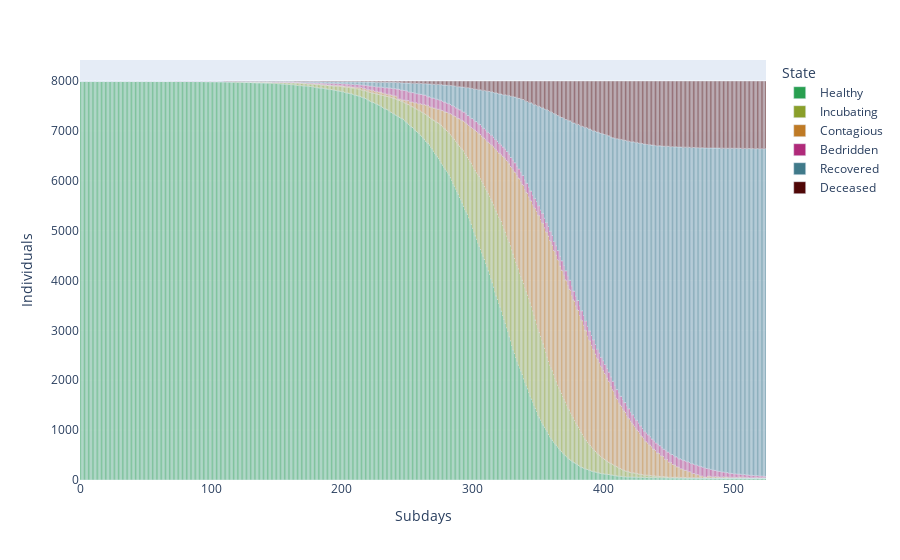

This figure's notebook cell:
### Markdown cell above
## Visualizations

### Code cell
# This code renders the most recent simulation as an interactive chart.
fig_coloration = {
    "Healthy":"#289F50","Incubating":"#8A9F2A","Contagious":"#BF7A25",
    "Bedridden":"#B02A7A","Recovered":"#407A8A","Deceased":"#500707"
}
figure = px.bar(MostRecentSimulation, labels={
    "index":"Subdays", "value":"Individuals", "variable":"State"
}, color_discrete_map=fig_coloration)
figure.show()

### Figure 1 — Plotly figure (JSON) as saved in the notebook; plotly's stock layout.template omitted (floating-point values rounded to 4 significant figures; data arrays with more than 128 entries replaced by an {"elided": "..."} marker saying what was removed)
{"data": [{"hovertemplate": "State=Healthy<br>Subdays=%{x}<br>Individuals=%{y}<extra></extra>", "legendgroup": "Healthy", "marker": {"color": "#289F50", "pattern": {"shape": ""}}, "name": "Healthy", "orientation": "v", "showlegend": true, "textposition": "auto", "type": "bar", "x": {"elided": "525 int values"}, "xaxis": "x", "y": {"elided": "525 float values"}, "yaxis": "y"}, {"hovertemplate": "State=Incubating<br>Subdays=%{x}<br>Individuals=%{y}<extra></extra>", "legendgroup": "Incubating", "marker": {"color": "#8A9F2A", "pattern": {"shape": ""}}, "name": "Incubating", "orientation": "v", "showlegend": true, "textposition": "auto", "type": "bar", "x": {"elided": "525 int values"}, "xaxis": "x", "y": {"elided": "525 float values"}, "yaxis": "y"}, {"hovertemplate": "State=Contagious<br>Subdays=%{x}<br>Individuals=%{y}<extra></extra>", "legendgroup": "Contagious", "marker": {"color": "#BF7A25", "pattern": {"shape": ""}}, "name": "Contagious", "orientation": "v", "showlegend": true, "textposition": "auto", "type": "bar", "x": {"elided": "525 int values"}, "xaxis": "x", "y": {"elided": "525 float values"}, "yaxis": "y"}, {"hovertemplate": "State=Bedridden<br>Subdays=%{x}<br>Individuals=%{y}<extra></extra>", "legendgroup": "Bedridden", "marker": {"color": "#B02A7A", "pattern": {"shape": ""}}, "name": "Bedridden", "orientation": "v", "showlegend": true, "textposition": "auto", "type": "bar", "x": {"elided": "525 int values"}, "xaxis": "x", "y": {"elided": "525 float values"}, "yaxis": "y"}, {"hovertemplate": "State=Recovered<br>Subdays=%{x}<br>Individuals=%{y}<extra></extra>", "legendgroup": "Recovered", "marker": {"color": "#407A8A", "pattern": {"shape": ""}}, "name": "Recovered", "orientation": "v", "showlegend": true, "textposition": "auto", "type": "bar", "x": {"elided": "525 int values"}, "xaxis": "x", "y": {"elided": "525 float values"}, "yaxis": "y"}, {"hovertemplate": "State=Deceased<br>Subdays=%{x}<br>Individuals=%{y}<extra></extra>", "legendgroup": "Deceased", "marker": {"color": "#500707", "pattern": {"shape": ""}}, "name": "Deceased", "orientation": "v", "showlegend": true, "textposition": "auto", "type": "bar", "x": {"elided": "525 int values"}, "xaxis": "x", "y": {"elided": "525 float values"}, "yaxis": "y"}], "layout": {"barmode": "relative", "legend": {"title": {"text": "State"}, "tracegroupgap": 0}, "margin": {"t": 60}, "xaxis": {"anchor": "y", "domain": [0, 1], "title": {"text": "Subdays"}}, "yaxis": {"anchor": "x", "domain": [0, 1], "title": {"text": "Individuals"}}}}
